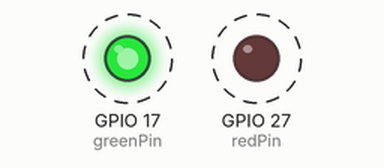
This program was run on a simulated Raspberry Pi (BCM pin numbers). Parts: output pins drawn as LEDs (lit = HIGH). Dashed ring = blinking. What the program prints to the terminal is not drawn.

Above: at 0.5 s.
Timing chart, 0 to 4.6 s (numbered marks = the images above):
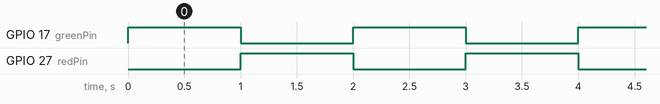

Measured:
- by itself, GPIO 17 (greenPin), GPIO 27 (redPin): alternates HIGH for 1.0 s and LOW for 1.0 s

The program:

led.py
```python
# importeer de GPIO bibliotheek.
import RPi.GPIO as GPIO
import time

greenPin = 17
redPin = 27

# Zet de pinmode op Broadcom SOC.
GPIO.setmode(GPIO.BCM)
GPIO.cleanup()
GPIO.setwarnings(False)


GPIO.setup(redPin, GPIO.OUT)
GPIO.setup(greenPin, GPIO.OUT)


while True:

	print "Groen aan / rood uit"
	GPIO.output(greenPin, GPIO.HIGH)
	GPIO.output(redPin, GPIO.LOW)
	time.sleep(1)

	print "Groen aan / rood uit"
	GPIO.output(greenPin, GPIO.LOW)
	GPIO.output(redPin, GPIO.HIGH)
	time.sleep(1)
```
